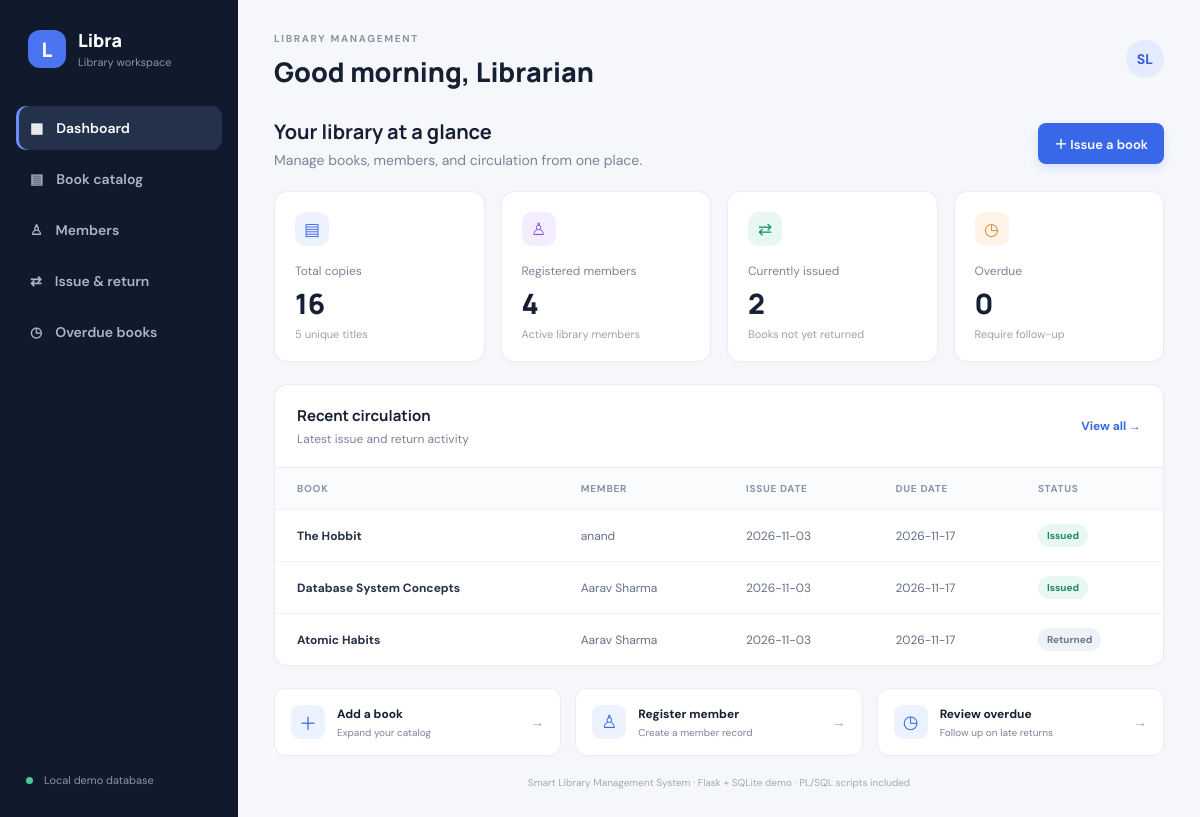
The page / on the database its author committed.
### tables this page shows
CREATE TABLE loans (
            id INTEGER PRIMARY KEY AUTOINCREMENT,
            book_id INTEGER NOT NULL REFERENCES books(id),
            member_id INTEGER NOT NULL REFERENCES members(id),
            issue_date TEXT NOT NULL,
            due_date TEXT NOT NULL,
            return_date TEXT,
            fine REAL NOT NULL DEFAULT 0
        );

CREATE TABLE books (
            id INTEGER PRIMARY KEY AUTOINCREMENT,
            title TEXT NOT NULL,
            author TEXT NOT NULL,
            category TEXT NOT NULL DEFAULT 'General',
            isbn TEXT UNIQUE,
            total_copies INTEGER NOT NULL DEFAULT 1 CHECK(total_copies >= 0),
            available_copies INTEGER NOT NULL DEFAULT 1 CHECK(available_copies >= 0)
        );

CREATE TABLE members (
            id INTEGER PRIMARY KEY AUTOINCREMENT,
            name TEXT NOT NULL,
            email TEXT UNIQUE NOT NULL,
            phone TEXT
        );

### app.py (the view)
@app.route("/")
def index():
    with get_db() as db:
        stats = {
            "books": db.execute("SELECT COALESCE(SUM(total_copies),0) FROM books").fetchone()[0],
            "titles": db.execute("SELECT COUNT(*) FROM books").fetchone()[0],
            "members": db.execute("SELECT COUNT(*) FROM members").fetchone()[0],
            "issued": db.execute("SELECT COUNT(*) FROM loans WHERE return_date IS NULL").fetchone()[0],
            "overdue": db.execute("SELECT COUNT(*) FROM loans WHERE return_date IS NULL AND due_date < ?", (date.today().isoformat(),)).fetchone()[0],
        }
        recent = db.execute("""
            SELECT l.id, b.title, m.name, l.issue_date, l.due_date, l.return_date
            FROM loans l JOIN books b ON b.id=l.book_id JOIN members m ON m.id=l.member_id
            ORDER BY l.id DESC LIMIT 6
        """).fetchall()
    return render_template("index.html", stats=stats, recent=recent, today=date.today().isoformat())

### app.py (called while the page is built)
def get_db():
    conn = sqlite3.connect(DB_PATH)
    conn.row_factory = sqlite3.Row
    conn.execute("PRAGMA foreign_keys = ON")
    return conn

### templates/index.html (shortened to what this page needs)
{% extends "base.html" %}
{% block heading %}Good morning, Librarian{% endblock %}
{% block content %}
<div class="welcome"><div><h2>Your library at a glance</h2><p>Manage books, members, and circulation from one place.</p></div><a class="btn primary" href="{{ url_for('loans') }}">＋ Issue a book</a></div>
<div class="stats">
  <div class="stat-card"><span class="stat-icon blue">▤</span><div class="stat-label">Total copies</div><div class="stat-value">{{ stats.books }}</div><div class="stat-note">{{ stats.titles }} unique titles</div></div>
  <div class="stat-card"><span class="stat-icon violet">♙</span><div class="stat-label">Registered members</div><div class="stat-value">{{ stats.members }}</div><div class="stat-note">Active library members</div></div>
  <div class="stat-card"><span class="stat-icon green">⇄</span><div class="stat-label">Currently issued</div><div class="stat-value">{{ stats.issued }}</div><div class="stat-note">Books not yet returned</div></div>
  <div class="stat-card"><span class="stat-icon orange">◷</span><div class="stat-label">Overdue</div><div class="stat-value">{{ stats.overdue }}</div><div class="stat-note">Require follow-up</div></div>
</div>
<div class="panel">
  <div class="panel-head"><div><h3>Recent circulation</h3><p>Latest issue and return activity</p></div><a class="text-link" href="{{ url_for('loans') }}">View all →</a></div>
  {% if recent %}
  <div class="table-wrap"><table><thead><tr><th>Book</th><th>Member</th><th>Issue date</th><th>Due date</th><th>Status</th></tr></thead><tbody>
  {% for row in recent %}<tr><td class="strong">{{ row.title }}</td><td>{{ row.name }}</td><td>{{ row.issue_date }}</td><td>{{ row.due_date }}</td><td>{% if row.return_date %}<span class="pill returned">Returned</span>{% elif row.due_date < today %}<span class="pill overdue">Overdue</span>{% else %}<span class="pill active">Issued</span>{% endif %}</td></tr>{% endfor %}
  </tbody></table></div>
  {% else %}<div class="empty">No circulation activity yet. Issue your first book to get started.</div>{% endif %}
</div>
<div class="quick-grid"><a class="quick-card" href="{{ url_for('books') }}"><span>＋</span><div><strong>Add a book</strong><small>Expand your catalog</small></div><b>→</b></a><a class="quick-card" href="{{ url_for('members') }}"><span>♙</span><div><strong>Register member</strong><small>Create a member record</small></div><b>→</b></a><a class="quick-card" href="{{ url_for('overdue') }}"><span>◷</span><div><strong>Review overdue</strong><small>Follow up on late returns</small></div><b>→</b></a></div>
{% endblock %}

### templates/base.html (shortened to what this page needs)
<!doctype html>
<html lang="en">
<head>
  <link rel="stylesheet" href="{{ url_for('static', filename='style.css') }}">
</head>
<body>
  <aside class="sidebar">
    <div class="brand"><span class="brand-mark">L</span><div><strong>Libra</strong><small>Library workspace</small></div></div>
    <nav>
      <a href="{{ url_for('index') }}" class="{{ 'active' if request.endpoint == 'index' else '' }}">▦ <span>Dashboard</span></a>
      <a href="{{ url_for('books') }}" class="{{ 'active' if request.endpoint == 'books' else '' }}">▤ <span>Book catalog</span></a>
      <a href="{{ url_for('members') }}" class="{{ 'active' if request.endpoint == 'members' else '' }}">♙ <span>Members</span></a>
      <a href="{{ url_for('loans') }}" class="{{ 'active' if request.endpoint == 'loans' else '' }}">⇄ <span>Issue & return</span></a>
      <a href="{{ url_for('overdue') }}" class="{{ 'active' if request.endpoint == 'overdue' else '' }}">◷ <span>Overdue books</span></a>
    </nav>
    <div class="sidebar-bottom"><span class="status-dot"></span> Local demo database</div>
  </aside>
  <main class="main">
    <header class="topbar"><div><span class="eyebrow">LIBRARY MANAGEMENT</span><h1>{% block heading %}Dashboard{% endblock %}</h1></div><div class="avatar">SL</div></header>
    {% block content %}{% endblock %}
    <footer>Smart Library Management System · Flask + SQLite demo · PL/SQL scripts included</footer>
  </main>
</body>
</html>

### rows shown on the page
loans: title "The Hobbit", name "anand", issue_date "2026-11-03", due_date "2026-11-17", shows "Issued"
loans: title "Database System Concepts", name "Aarav Sharma", issue_date "2026-11-03", due_date "2026-11-17", shows "Issued"
loans: title "Atomic Habits", name "Aarav Sharma", issue_date "2026-11-03", due_date "2026-11-17", return_date "Returned"

### other values the page prints
{{ stats.books }} "16"
{{ stats.titles }} "5"
{{ stats.members }} "4"
{{ stats.issued }} "2"
{{ stats.overdue }} "0"
